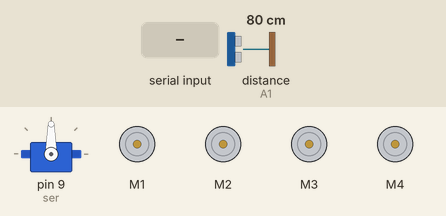
Bench run of a sketch on a simulated Arduino Uno, built with avr-gcc and run on an emulated ATmega328P. On the bench: servo, 4 × DC motor (green arrow = forward, orange = backward, longer = faster). The inputs (shaded band) are chosen by the test bench; at power-on: distance to the obstacle (sensor on A1) 80 cm. The echo pulse lasts 58.3 µs per cm.

Above: at 1.7 s.
1.8 s: distance to the obstacle (sensor on A1) set to 23 cm
3.3 s: distance to the obstacle (sensor on A1) set to 19 cm
At 4.7 s:
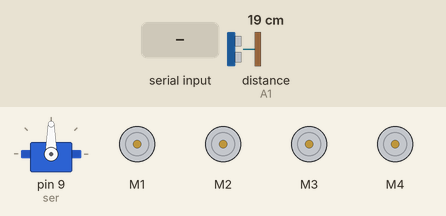
6.3 s: "A" received over Serial
At 7.7 s:
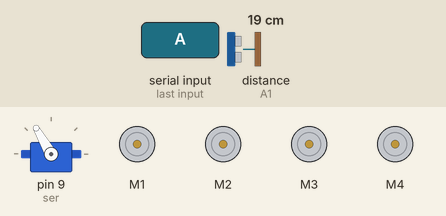
9.3 s: distance to the obstacle (sensor on A1) set to 35 cm
12.3 s: distance to the obstacle (sensor on A1) set to 2 cm
At 12.8 s:
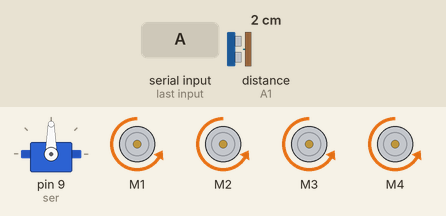
15.3 s: "F" received over Serial
At 16.8 s:
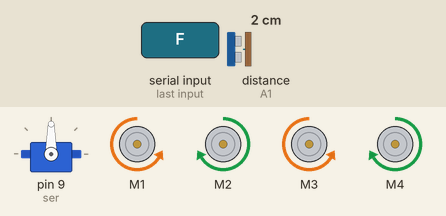
Timing chart, 0 to 19.3 s (numbered marks = the images above; inputs shaded):
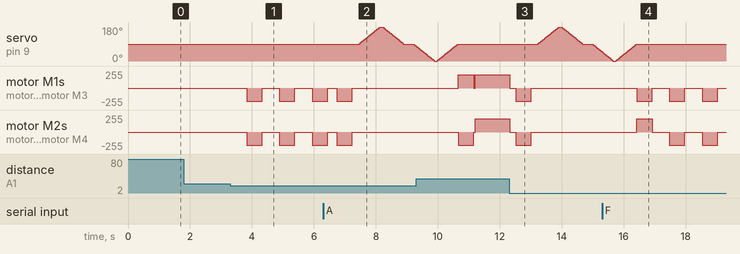

The sketch:

robot.ino
```cpp
#include <NewPing.h>
#include <AFMotor.h>
#include <Servo.h>

int distance,pos,linel,liner,linem;
int distancel = 0;
int distancer = 0;
String voice;
int Speed = 200;
int turn = 500;
Servo ser;
char command;
#define TRIG_PIN A0
#define ECHO_PIN A1
#define MAX_DISTANCE 400
#define lineirl A3
#define lineirr A2
#define lineirm A4

NewPing sonar(TRIG_PIN, ECHO_PIN, MAX_DISTANCE);

AF_DCMotor motor1(1);
AF_DCMotor motor2(2);
AF_DCMotor motor3(3);
AF_DCMotor motor4(4);

void setup() {
  Serial.begin(9600);
  pinMode(lineirl,INPUT);
  pinMode(lineirr,INPUT);
  pinMode(lineirm,INPUT);
  ser.attach(9);
  ser.write(90);
  delay(500);
}

void loop() {
  start:
  delay(50);
  distance = sonar.ping_cm();
  if (distance <= 20){
    Stop();
    delay(500);
    move_backward();
    delay(turn);
    Stop();
  }

  if (Serial.available()>0){
    command = Serial.read();
    printf(command);
    delay(50);
    distance = sonar.ping_cm();

    if (command == 'F'){
      if (distance <=20){
        Stop();
      }
      else{
        move_forward();
      }
    }

    if (command == 'L'){
      for (pos = 90; pos<=180; pos +=2){
        ser.write(pos);
        delay(15);
      }
      delay(50);
      distance = sonar.ping_cm();
      delay(15);
      for (pos = 180; pos >= 90; pos -=2){
        ser.write(pos);
        delay(15);
      }
      if (distance >=20){
        turn_left();
      }
      else{
        Stop();
      }
    }

    if (command == 'R'){
      for (pos = 90; pos >= 0; pos -=2){
        ser.write(pos);
        delay(15);
      }
      delay(50);
      distance = sonar.ping_cm();
      delay(15);
      for (pos = 0; pos <= 90; pos +=2){
        ser.write(pos);
        delay(15);
      }
      if (distance >=20){
        turn_right();
      }
      else{
        Stop();
      }
    }

    if (command == 'S'){
      Stop();
    }

    if (command == 'B'){
      move_backward();
    }


    while (command == 'A'){
      delay(50);
      distance = sonar.ping_cm();

      if (distance <= 20){
        Stop();
        delay(200);
        move_backward();
        delay(turn);
        Stop();
        delay(200);
        for (pos = 90; pos <= 180; pos += 2){
          ser.write(pos);
          delay(15);
          }

        delay(50);
        distancel = sonar.ping_cm();

        delay(15);
        for (pos = 180; pos >= 90; pos -=2){
          ser.write(pos);
          delay(15);
          }

        delay(300);
        for (pos = 90; pos >=0; pos -= 2){
          ser.write(pos);
          delay(15);
        }

        delay(50);
        distancer = sonar.ping_cm();
        delay(15);

        for (pos = 0; pos <= 90; pos +=2){
          ser.write(pos);
          delay(15);
        }

        if (distancel >= distancer){
          turn_left();
          delay(turn);
          Stop();
        }
        else{
          turn_right();
          delay(turn);
          Stop();
        }
      }
      else{
        move_forward();
      }

      if (Serial.available()>0){
        command = Serial.read();
        if (command == 'S'){
          motor1.setSpeed(0);
          motor1.run(RELEASE);
          motor2.setSpeed(0);
          motor2.run(RELEASE);
          motor3.setSpeed(0);
          motor3.run(RELEASE);
          motor4.setSpeed(0);
          motor4.run(RELEASE);
          goto  start;
        }
      }
    }


  }
}


void Stop (){
  motor1.setSpeed(0);
  motor1.run(RELEASE);
  motor2.setSpeed(0);
  motor2.run(RELEASE);
  motor3.setSpeed(0);
  motor3.run(RELEASE);
  motor4.setSpeed(0);
  motor4.run(RELEASE);
}

void move_forward (){
  motor1.setSpeed(Speed);
  motor1.run(FORWARD);
  motor2.setSpeed(Speed);
  motor2.run(FORWARD);
  motor3.setSpeed(Speed);
  motor3.run(FORWARD);
  motor4.setSpeed(Speed);
  motor4.run(FORWARD);
}

void move_backward (){
  motor1.setSpeed(Speed);
  motor1.run(BACKWARD);
  motor2.setSpeed(Speed);
  motor2.run(BACKWARD);
  motor3.setSpeed(Speed);
  motor3.run(BACKWARD);
  motor4.setSpeed(Speed);
  motor4.run(BACKWARD);
}

void turn_left (){
  motor1.setSpeed(Speed);
  motor1.run(BACKWARD);
  motor2.setSpeed(Speed);
  motor2.run(FORWARD);
  motor3.setSpeed(Speed);
  motor3.run(BACKWARD);
  motor4.setSpeed(Speed);
  motor4.run(FORWARD);
}

void turn_right (){
  motor1.setSpeed(Speed);
  motor1.run(FORWARD);
  motor2.setSpeed(Speed);
  motor2.run(BACKWARD);
  motor3.setSpeed(Speed);
  motor3.run(FORWARD);
  motor4.setSpeed(Speed);
  motor4.run(BACKWARD);
}
```

Measured:
- the behaviour switches between 21 and 20 cm on distance to the obstacle (sensor on A1) (found by bisection; images 0 and 1)
- after the input at 1.8 s, every drawn part: stays the same
- after the input at 3.3 s, motor M1–4: alternates backward 200/255 for 0.50 s and stopped for 0.55 s, starting after 0.53 s
- after the input at 6.3 s, servo on pin 9 (ser): rises from 90° to 180° in 0.66 s, then falls to 80° in 1.2 s
- after the input at 12.3 s, servo on pin 9 (ser): rises from 90° to 180° in 0.66 s, then falls to 48° in 1.4 s; motor M1–4: forward 200/255 → stopped at once, → backward 200/255 0.20 s later, → stopped 0.50 s later
- after the input at 15.3 s, motor M1, motor M3: alternates backward 200/255 for 0.50 s and stopped for 0.55 s, starting after 2.2 s
